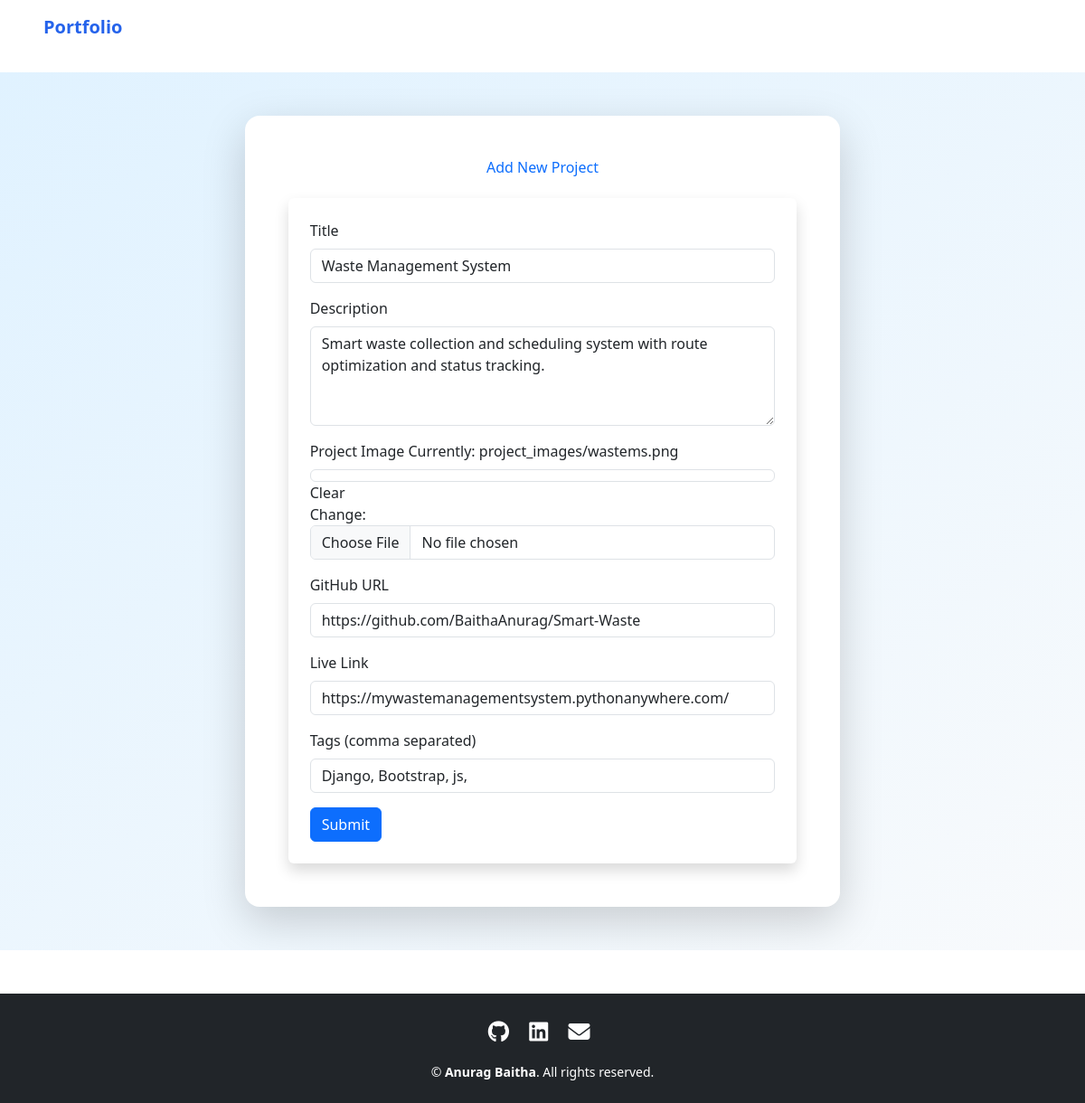
The page /update/4/ on the database its author committed.
### Mainapp/models.py (models this page shows, shortened)
class Project(models.Model):
    title = models.CharField(max_length=100)
    description = models.TextField()
    image = models.ImageField(upload_to='project_images/', blank=True, null=True)
    github_url = models.URLField(blank=True, null=True)
    link = models.URLField(blank=True, null=True)
    tags = models.CharField(max_length=255, blank=True)

### Mainapp/views.py (the view)
# urls.py: path('update/<int:pk>/', views.update_project, name='update_project'),
def update_project(request, pk):
    project = get_object_or_404(Project, pk=pk)
    if request.method == 'POST':
        form = ProjectForm(request.POST, request.FILES, instance=project)
        if form.is_valid():
            form.save()
            return redirect('home')
    else:
        form = ProjectForm(instance=project)
    return render(request, 'update_project.html', {'form': form, 'project': project})

### Mainapp/forms.py
class ProjectForm(forms.ModelForm):
    class Meta:
        model = Project
        fields = ['title', 'description', 'image', 'github_url', 'link', 'tags']
        widgets = {
            'description': forms.Textarea(attrs={'rows': 4}),
            'tags': forms.TextInput(attrs={'placeholder': 'e.g. Django, Bootstrap, API'}),
        }

### Mainapp/templates/update_project.html (shortened to what this page needs)
{% extends 'base.html' %}
{% block content %}
<div class="py-5" style="background: linear-gradient(to bottom right, #e0f2ff, #f8fafc); min-height: 100vh;">
  <div class="container">
    <div class="row justify-content-center">
      <div class="col-md-8">
        <div class="card shadow-lg border-0 rounded-4">
          <div class="card-body p-5">
            <h2 class="text-center mb-4 text-primary">Add New Project</h2>
            <form method="POST" enctype="multipart/form-data" class="bg-white p-4 rounded shadow">
                <div class="mb-3">
                    <label for="id_title" class="form-label">Title</label>
                    {{ form.title }}
                </div>
                <div class="mb-3">
                    <label for="id_description" class="form-label">Description</label>
                    {{ form.description }}
                </div>
                <div class="mb-3">
                    <label for="id_image" class="form-label">Project Image</label>
                    {{ form.image }}
                </div>
                <div class="mb-3">
                    <label for="id_github_url" class="form-label">GitHub URL</label>
                    {{ form.github_url }}
                </div>
                <div class="mb-3">
                    <label for="id_link" class="form-label">Live Link</label>
                    {{ form.link }}
                </div>
                <div class="mb-3">
                    <label for="id_tags" class="form-label">Tags (comma separated)</label>
                    {{ form.tags }}
                </div>
                <button type="submit" class="btn btn-primary">Submit</button>
                </form>
          </div>
        </div>
      </div>
    </div>
  </div>
</div>
{% endblock %}

### rows shown on the page
Project: title "Waste Management System", description "Smart waste collection and scheduling system with route optimization and status tracking.", github_url "https://github.com/BaithaAnurag/Smart-Waste", link "https://mywastemanagementsystem.pythonanywhere.com/", tags "Django, Bootstrap, js,"
